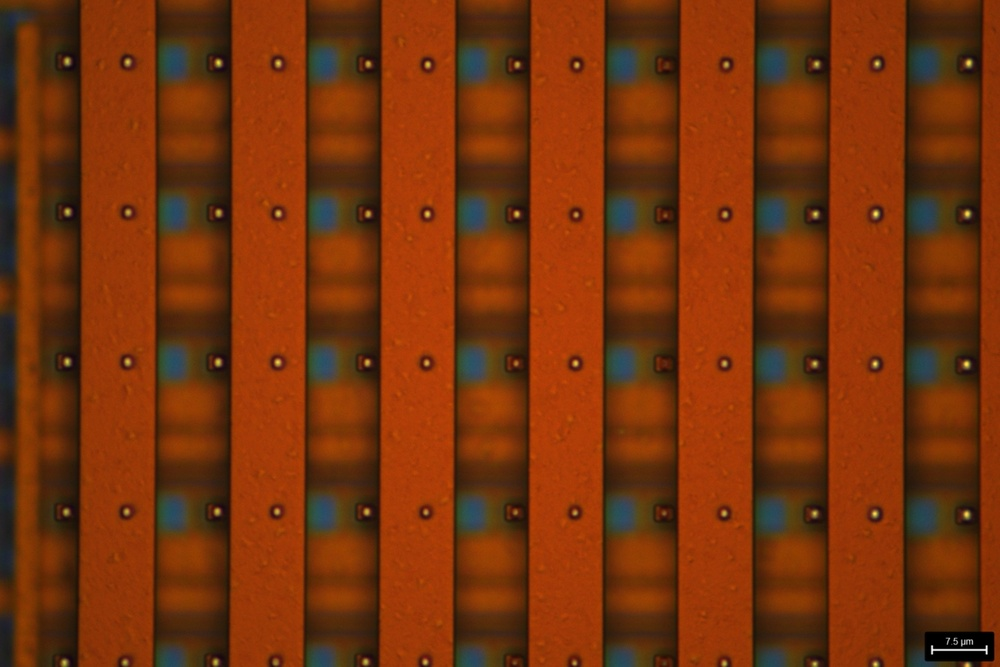
#> input picture Optical_Imaging_1T1R_Arrays_VIA_etch/Array5_Reticle3.jpg, 1000 x 667 px, shrunk from 1536 x 1024 before the run
$ jupyter execute etch_detection_notebook.ipynb
#> lines starting #> are read from the running program, lines starting #| are printed output that depends on the picture; after the words box and inside, x2 and y2 are one past the last pixel; in counts of white or black regions, pixels touching at a corner belong together
# Optical Etch Detection Algorithm
This notebook walks through the etch detection pipeline in three stages: preprocessing, circularity filtering, and results summary.

Dependencies: opencv-python, numpy, matplotlib. Install via [requirements.txt](requirements.txt).

## Step 1: Image Loading and Brightness Filter
Load the image, convert to grayscale, and apply brightness filter to passeed etchings

[cell 1]
import cv2
import numpy as np
import matplotlib.pyplot as plt

# Load image
img = cv2.imread("Optical_Imaging_1T1R_Arrays_VIA_etch/Array5_Reticle3.jpg")
#> img is the input picture: shape (667, 1000, 3); mean B, G, R 11.8, 51, 120.3
gray = cv2.cvtColor(img, cv2.COLOR_BGR2GRAY)
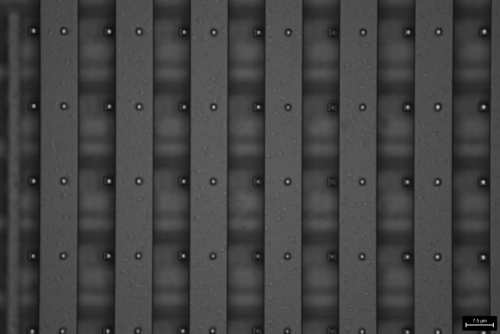
#> gray: shape (667, 1000) (shown at 1/2 size); min 0, max 255, mean 67.3

# Smart brightness threshold using CDF (0-1 scale for generalization)
brightness_percentile = 0.999  # Select brightest 15% of pixels

# Calculate histogram and CDF
hist = cv2.calcHist([gray], [0], None, [256], [0, 256]).flatten()
#> hist = 256 values, max 22054 at index 79, min 0 at index 207, mean 2605.5
cdf = np.cumsum(hist) / np.sum(hist)
#> cdf = 256 values from 0.00117 to 1

# Find pixel value corresponding to the percentile
threshold_idx = np.searchsorted(cdf, brightness_percentile)
#> threshold_idx = 150
brightness_threshold = int(threshold_idx)
#> brightness_threshold = 150

# Apply threshold
binary_brightness = cv2.threshold(gray, brightness_threshold, 255, cv2.THRESH_BINARY)[1]
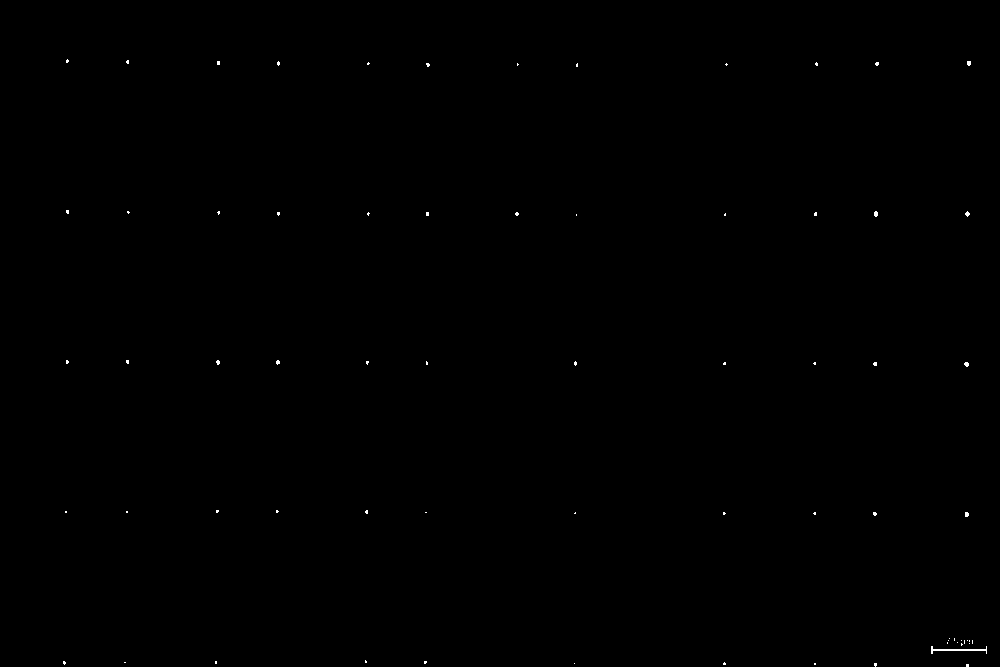
#> binary_brightness: shape (667, 1000); 0.1% white in thin lines or dots, all inside (x1, y1, x2, y2) = (63, 59, 987, 667)

# Find contours
contours_bright, _ = cv2.findContours(binary_brightness, cv2.RETR_EXTERNAL, cv2.CHAIN_APPROX_SIMPLE)
#> contours_bright = 69 contours, 68 with area under 20; largest, box (x1, y1, x2, y2) and area: (931, 646, 987, 654) 63
print(f"Brightness percentile (CDF): {brightness_percentile}")
print(f"Pixel threshold value: {brightness_threshold}")
#| Pixel threshold value: 150
print(f"Contours detected: {len(contours_bright)}")
#| Contours detected: 69
print(f"Pixels above threshold: {np.sum(binary_brightness > 0) / gray.size * 100:.2f}%")
#| Pixels above threshold: 0.10%

# Visualize
fig, axes = plt.subplots(2, 2, figsize=(14, 12))

# Top left: Original image
axes[0, 0].imshow(cv2.cvtColor(img, cv2.COLOR_BGR2RGB))
axes[0, 0].set_title('Original Image')
axes[0, 0].axis('off')

# Top right: Grayscale
axes[0, 1].imshow(gray, cmap='gray')
axes[0, 1].set_title('Grayscale')
axes[0, 1].axis('off')

# Bottom left: Histogram with CDF threshold
axes[1, 0].hist(gray.flatten(), bins=256, edgecolor='black', alpha=0.7, label='Histogram')
axes[1, 0].axvline(x=brightness_threshold, color='red', linestyle='--', linewidth=2, label=f'Threshold ({brightness_threshold})')
axes[1, 0].set_title(f'Brightness Distribution (Percentile: {brightness_percentile})')
axes[1, 0].set_xlabel('Pixel Value')
axes[1, 0].set_ylabel('Count')
axes[1, 0].legend()

# Bottom right: Binary with contours
img_contours_bright = cv2.cvtColor(binary_brightness, cv2.COLOR_GRAY2BGR)
cv2.drawContours(img_contours_bright, contours_bright, -1, (0, 255, 0), 2)
#> img_contours_bright: shape (667, 1000, 3); mean B, G, R 0, 0.6, 0
axes[1, 1].imshow(cv2.cvtColor(img_contours_bright, cv2.COLOR_BGR2RGB))
axes[1, 1].set_title(f'Detected Regions ({len(contours_bright)} contours)')
axes[1, 1].axis('off')

plt.tight_layout()
plt.show()
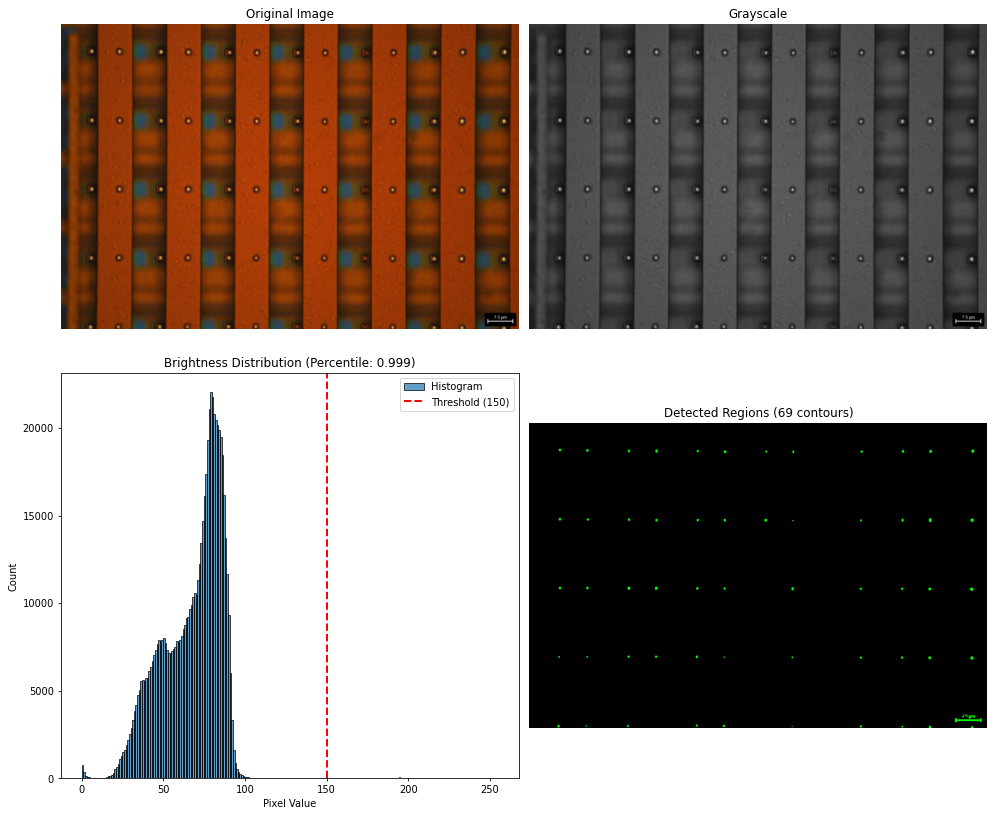
#> figure drawn by matplotlib, 4 panels; panel 3: tallest bar 22054 high, from x = 78.69 to 79.69

## Step 2: Filter Circular Etchings
Identify circular dots by calculating circularity for each contour.
Etchings are circular, so we filter by circularity threshold (0.0 to 1.0, where 1.0 = perfect circle).

[cell 2]
# Step 2: Filter contours by circularity
circularity_threshold = 0.65  # Keep only reasonably circular dots

circular_etchings = []
circularity_values = []

for cnt in contours_bright:
    area = cv2.contourArea(cnt)
    perimeter = cv2.arcLength(cnt, True)

    if perimeter == 0:
        continue

    # Calculate circularity
    circularity = 4 * np.pi * area / (perimeter ** 2)
    circularity_values.append(circularity)

    if circularity > circularity_threshold:
        circular_etchings.append({
            'contour': cnt,
            'circularity': circularity,
            'area': area
        })
#> this loop made 69 passes
#> (area, perimeter, circularity) on pass 11: (63, 133.7, 0.0443)
#> after the loop, circular_etchings = 43 items; circularity_values = 62 values, max 0.943 at index 41, min 0 at index 4, mean 0.662

print(f"Step 2 - Circularity filtering:")
print(f"  Circularity threshold: {circularity_threshold}")
print(f"  Circular etchings found: {len(circular_etchings)}")
#|   Circular etchings found: 43
print(f"  Circularity range: {min(circularity_values):.3f} to {max(circularity_values):.3f}")
#|   Circularity range: 0.000 to 0.943

# Calculate area statistics
areas = [etch['area'] for etch in circular_etchings]
#> areas = 43 values, max 13 at index 30, min 1 at index 2, mean 5.45
if areas:
    counts, bins = np.histogram(areas, bins=30)
#> counts = 30 values, max 5 at index 5, min 0 at index 1, mean 1.43; bins = 31 values from 1 to 13
    mode_idx = np.argmax(counts)
#> mode_idx = 5
    mode_area = (bins[mode_idx] + bins[mode_idx + 1]) / 2  # Bin center
#> mode_area = 3.2
    print(f"  Area range: {min(areas):.1f} to {max(areas):.1f} pixels²")
#|   Area range: 1.0 to 13.0 pixels²
    print(f"  Area mode (most common): {mode_area:.1f} pixels²")
#|   Area mode (most common): 3.2 pixels²
    print(f"  Area mean: {np.mean(areas):.1f} pixels²")
#|   Area mean: 5.5 pixels²

# Visualize Step 2
fig, axes = plt.subplots(2, 2, figsize=(14, 12))

# Top left: Original contours (all)
img_all_contours = cv2.cvtColor(binary_brightness, cv2.COLOR_GRAY2BGR)
cv2.drawContours(img_all_contours, contours_bright, -1, (0, 255, 0), 2)
axes[0, 0].imshow(cv2.cvtColor(img_all_contours, cv2.COLOR_BGR2RGB))
axes[0, 0].set_title(f'All Detected Contours ({len(contours_bright)})')
axes[0, 0].axis('off')

# Top right: Selected (green) vs not selected (red)
img_selection = cv2.cvtColor(binary_brightness, cv2.COLOR_GRAY2BGR)
cv2.drawContours(img_selection, contours_bright, -1, (0, 0, 255), 2)
#> img_selection: shape (667, 1000, 3); mean B, G, R 0, 0, 0.6
for etch in circular_etchings:
    cv2.drawContours(img_selection, [etch['contour']], -1, (0, 255, 0), 2)
#> this loop made 43 passes
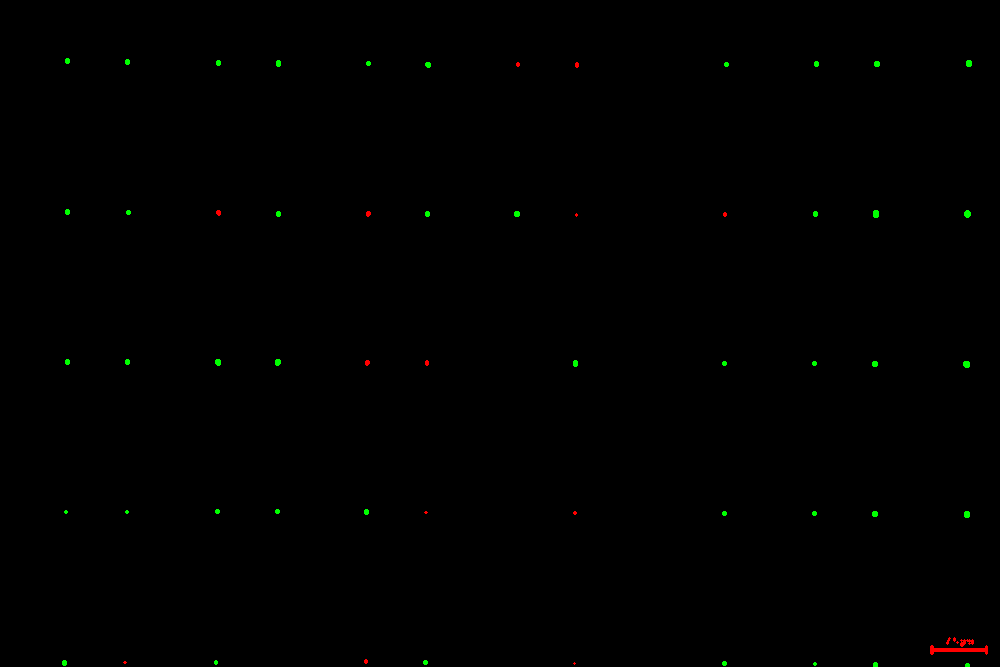
#> img_selection: shape (667, 1000, 3); mean B, G, R 0, 0.4, 0.2
axes[0, 1].imshow(cv2.cvtColor(img_selection, cv2.COLOR_BGR2RGB))
axes[0, 1].set_title(f'Selected (green) vs Not Selected (red)')
axes[0, 1].axis('off')

# Bottom left: Circularity distribution histogram
axes[1, 0].hist(circularity_values, bins=30, edgecolor='black', alpha=0.7, color='orange')
axes[1, 0].axvline(x=circularity_threshold, color='red', linestyle='--', linewidth=2, label=f'Threshold ({circularity_threshold})')
axes[1, 0].set_title('Circularity Distribution')
axes[1, 0].set_xlabel('Circularity')
axes[1, 0].set_ylabel('Count')
axes[1, 0].legend()

# Bottom right: Binary mask of selected circular etchings
img_selected = np.zeros((binary_brightness.shape[0], binary_brightness.shape[1], 3), dtype=np.uint8)
for etch in circular_etchings:
    cv2.drawContours(img_selected, [etch['contour']], -1, (0, 255, 0), -1)
axes[1, 1].imshow(cv2.cvtColor(img_selected, cv2.COLOR_BGR2RGB))
axes[1, 1].set_title(f'Selected Pixels - Circular Etchings ({len(circular_etchings)})')
axes[1, 1].axis('off')

plt.tight_layout()
plt.show()

## Summary: Complete Etch Detection Process
This visualization shows the complete pipeline from raw image to final detection results.

**Process Overview:**
1. **Original Image** → Input optical microscopy image
2. **Grayscale Image** → Convert to single channel for analysis
3. **Brightness Filter** → Keep only the brightest 0.1% of pixels (etchings are bright)
4. **Roundness Filter** → Keep only circular objects (etchings are round, remove noise)
5. **Test Results** → Final detected etchings marked on original image

[cell 3]
# Complete Pipeline Visualization
fig, axes = plt.subplots(2, 5, figsize=(20, 8))

# ROW 1, COL 1: Original Image
axes[0, 0].imshow(cv2.cvtColor(img, cv2.COLOR_BGR2RGB))
axes[0, 0].set_title('Original Image', fontsize=12, fontweight='bold')
axes[0, 0].axis('off')

# ROW 1, COL 2: Grayscale Image
axes[0, 1].imshow(gray, cmap='gray')
axes[0, 1].set_title('Grayscale Image', fontsize=12, fontweight='bold')
axes[0, 1].axis('off')

# ROW 1, COL 3: Brightness Filter (Step 1 output)
img_brightness_filter = cv2.cvtColor(binary_brightness, cv2.COLOR_GRAY2BGR)
cv2.drawContours(img_brightness_filter, contours_bright, -1, (0, 255, 0), 2)
axes[0, 2].imshow(cv2.cvtColor(img_brightness_filter, cv2.COLOR_BGR2RGB))
axes[0, 2].set_title('Brightness Filter', fontsize=12, fontweight='bold')
axes[0, 2].axis('off')

# ROW 1, COL 4: Roundness Filter (Step 2 - green=pass, red=fail)
img_roundness_filter = cv2.cvtColor(binary_brightness, cv2.COLOR_GRAY2BGR)
# Draw all contours in red first
cv2.drawContours(img_roundness_filter, contours_bright, -1, (255, 0, 0), 2)
#> img_roundness_filter: shape (667, 1000, 3); mean B, G, R 0.6, 0, 0
# Draw circular etchings in green on top
for etch in circular_etchings:
    cv2.drawContours(img_roundness_filter, [etch['contour']], -1, (0, 255, 0), 2)
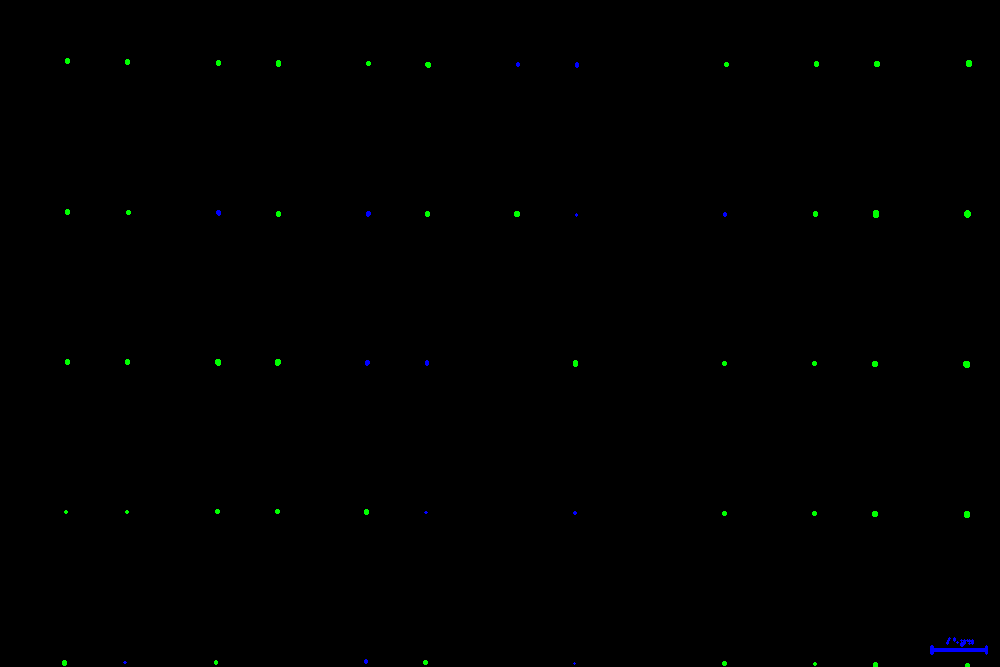
#> img_roundness_filter: shape (667, 1000, 3); mean B, G, R 0.2, 0.4, 0
axes[0, 3].imshow(cv2.cvtColor(img_roundness_filter, cv2.COLOR_BGR2RGB))
axes[0, 3].set_title('Roundness Filter', fontsize=12, fontweight='bold')
axes[0, 3].axis('off')

# ROW 1, COL 5: Test Results (original image with circles at centroids)
img_results = img.copy()
for etch in circular_etchings:
    # Calculate centroid
    M = cv2.moments(etch['contour'])
    if M["m00"] != 0:
        cx = int(M["m10"] / M["m00"])
        cy = int(M["m01"] / M["m00"])
        # Draw small green circle at centroid
        cv2.circle(img_results, (cx, cy), 32, (0, 255, 0), 4)
#> this loop made 43 passes
#> (cx, cy) on passes 1 to 8: (967, 665), (875, 664), (814, 663), (724, 663), (424, 661), (215, 662), (63, 662), (966, 514)
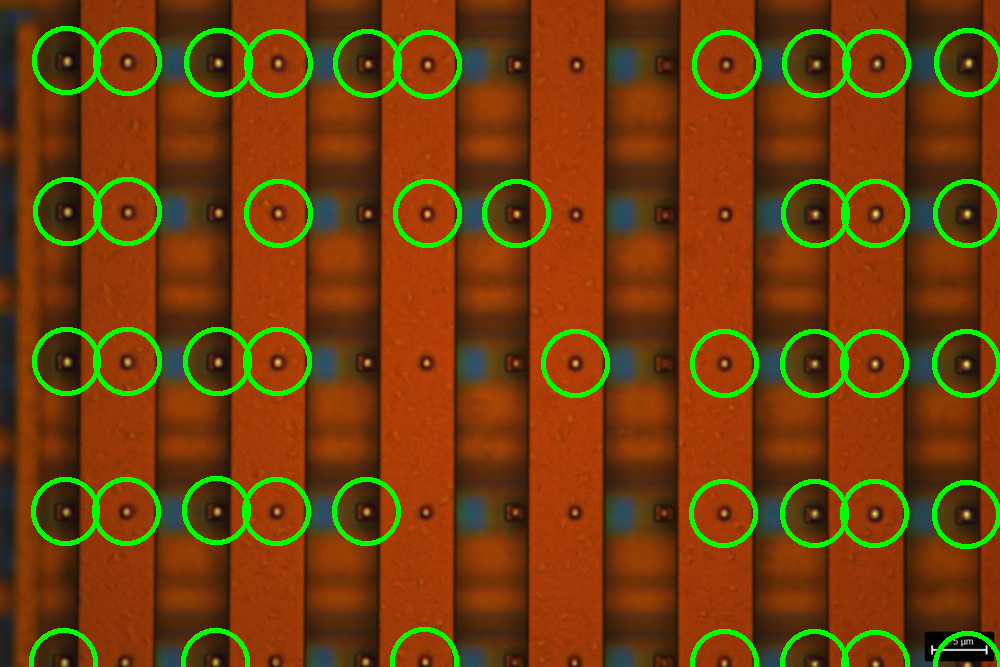
#> img_results: shape (667, 1000, 3); 5.84% of pixels changed, all inside (x1, y1, x2, y2) = (29, 26, 1000, 667)
axes[0, 4].imshow(cv2.cvtColor(img_results, cv2.COLOR_BGR2RGB))
axes[0, 4].set_title('Test Results', fontsize=12, fontweight='bold')
axes[0, 4].axis('off')

# ROW 2, COL 1-2: Empty (alignment)
axes[1, 0].axis('off')
axes[1, 1].axis('off')

# ROW 2, COL 3: Histogram with brightness threshold (below Brightness Filter)
axes[1, 2].hist(gray.flatten(), bins=256, alpha=0.8, color='skyblue')
axes[1, 2].axvline(x=brightness_threshold, color='red', linestyle='--', linewidth=2,
                   label=f'Threshold = {brightness_threshold}')
axes[1, 2].set_title('99.9 percentile threshold of brightness', fontsize=10, fontweight='bold')
axes[1, 2].set_xlabel('Pixel Brightness Value')
axes[1, 2].set_ylabel('Frequency')
axes[1, 2].legend()

# ROW 2, COL 4: Circularity distribution (below Roundness Filter)
axes[1, 3].hist(circularity_values, bins=30, alpha=0.8, color='orange')
axes[1, 3].axvline(x=circularity_threshold, color='red', linestyle='--', linewidth=2,
                   label=f'Threshold = {circularity_threshold}')
axes[1, 3].set_title('65% threshold of roundness', fontsize=10, fontweight='bold')
axes[1, 3].set_xlabel('Circularity (0=line, 1=circle)')
axes[1, 3].set_ylabel('Frequency')
axes[1, 3].legend()

# ROW 2, COL 5: Summary statistics
axes[1, 4].axis('off')
summary_text = f"""
DETECTION SUMMARY

Total Detections: {len(circular_etchings)}

Brightness Filter:
  • Threshold: {brightness_threshold}
  • Regions found: {len(contours_bright)}

Roundness Filter:
  • Threshold: {circularity_threshold}
  • Passed: {len(circular_etchings)}
  • Rejected: {len(contours_bright) - len(circular_etchings)}

Success Rate:
  {len(circular_etchings)/len(contours_bright)*100:.1f}% pass filters
"""
axes[1, 4].text(0.1, 0.5, summary_text, fontsize=11, verticalalignment='center',
                family='monospace', bbox=dict(boxstyle='round', facecolor='wheat', alpha=0.5))

plt.tight_layout()
plt.show()
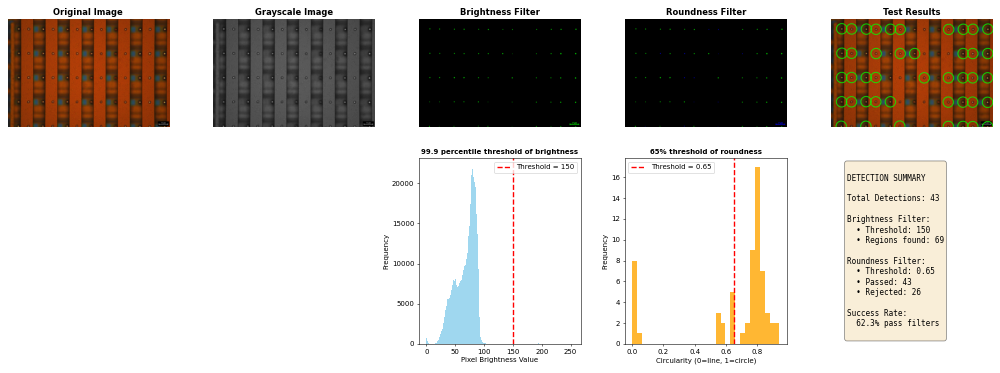
#> figure drawn by matplotlib, 7 panels; panel 6: tallest bar 22054 high, from x = 78.69 to 79.69; panel 7: tallest bar 17 high, from x = 0.786 to 0.818

print(f"\n✓ Pipeline complete: {len(circular_etchings)} etchings detected!")
#| ✓ Pipeline complete: 43 etchings detected!
